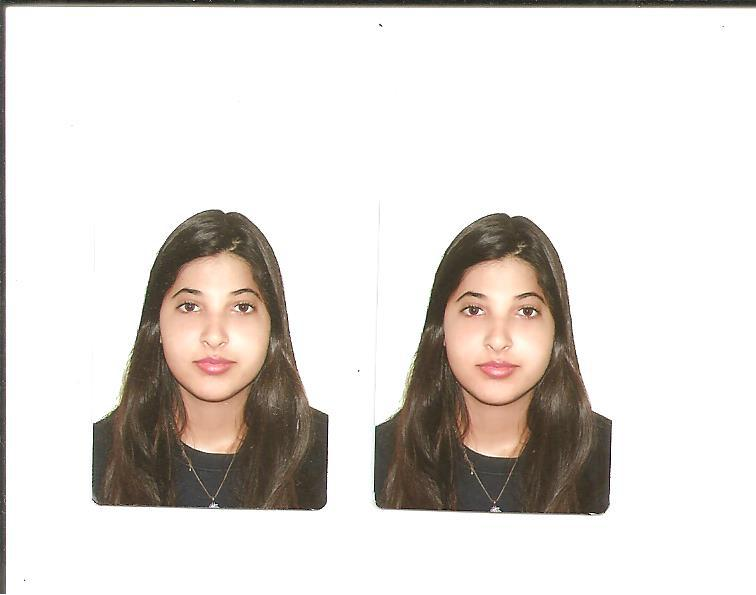
#> input picture backend/uploads/1759932971417_Foto3x4JPEG.jpg, 756 x 595 px
$ python gradcam_markers.py ../uploads/1759932971417_Foto3x4JPEG.jpg out.png
#> lines starting #> are read from the running program, lines starting #| are printed output that depends on the picture; after the words box and inside, x2 and y2 are one past the last pixel; in counts of white or black regions, pixels touching at a corner belong together
import cv2
import numpy as np
from PIL import Image
import json
import sys
import warnings

warnings.filterwarnings('ignore')

def preprocess_image(image_path):
    image = Image.open(image_path).convert('RGB')
    original_size = image.size
    return np.array(image), original_size

def generate_markers_from_image_processing(image_np, original_size):
    w, h = original_size
    markers_img = np.zeros((h, w, 3), dtype=np.uint8)

    # Lista para guardar os dados estruturados (JSON)
    markers_data = []

    COLOR_GREEN = (0, 255, 0)    # Objeto
    COLOR_RED = (0, 0, 255)      # Fundo

    obj_count = 0
    bg_count = 0

    try:
        # --- Lógica de Processamento (Mantida igual à anterior para brevidade) ---
        gray = cv2.cvtColor(image_np, cv2.COLOR_RGB2GRAY)
        blur = cv2.bilateralFilter(gray, 9, 75, 75)
        ret, thresh = cv2.threshold(blur, 0, 255, cv2.THRESH_BINARY_INV + cv2.THRESH_OTSU)

        kernel = np.ones((3,3), np.uint8)
        opening = cv2.morphologyEx(thresh, cv2.MORPH_OPEN, kernel, iterations=2)

        border_mean = (np.mean(opening[0,:]) + np.mean(opening[-1,:]) + \
                       np.mean(opening[:,0]) + np.mean(opening[:,-1])) / 4
        if border_mean > 127:
            opening = cv2.bitwise_not(opening)

        # --- 1. MARCADORES DE OBJETO (VERDE) ---
        dist_transform = cv2.distanceTransform(opening, cv2.DIST_L2, 5)
        ret, sure_fg = cv2.threshold(dist_transform, 0.5 * dist_transform.max(), 255, 0)
        sure_fg = np.uint8(sure_fg)
        contours, _ = cv2.findContours(sure_fg, cv2.RETR_EXTERNAL, cv2.CHAIN_APPROX_SIMPLE)

        for cnt in contours:
            if cv2.contourArea(cnt) > 10:
                M = cv2.moments(cnt)
                if M["m00"] != 0:
                    cx = int(M["m10"] / M["m00"])
                    cy = int(M["m01"] / M["m00"])

                    # Desenha (Visual)
                    cv2.circle(markers_img, (cx, cy), 4, COLOR_GREEN, -1)

                    # Salva Dado (JSON)
                    markers_data.append({
                        "x": cx,
                        "y": cy,
                        "label": "foreground", # ou "object"
                        "type": "point"
                    })
                    obj_count += 1

        # Fallback objeto (simplificado)
        if obj_count == 0:
            # ... (lógica de fallback igual) ...
            # Ao adicionar pontos no fallback, lembre de adicionar ao markers_data também!
            pass

        # --- 2. MARCADORES DE FUNDO (VERMELHO) ---
        sure_bg_area = cv2.dilate(opening, kernel, iterations=10)
        sure_bg_mask = cv2.bitwise_not(sure_bg_area)

        step_x = w // 8
        step_y = h // 8

        for y in range(step_y // 2, h, step_y):
            for x in range(step_x // 2, w, step_x):
                if bg_count >= 12: break

                if sure_bg_mask[y, x] == 255:
                    cv2.circle(markers_img, (x, y), 5, COLOR_RED, -1)
                    # Salva Dado (JSON)
                    markers_data.append({
                        "x": x,
                        "y": y,
                        "label": "background",
                        "type": "point"
                    })
                    bg_count += 1

        # Fallback fundo (simplificado)
        if bg_count < 4:
            corners = [(20, 20), (w-20, 20), (20, h-20), (w-20, h-20)]
            for x, y in corners:
                if np.all(markers_img[y, x] == 0):
                    cv2.circle(markers_img, (x, y), 10, COLOR_RED, -1)
                    markers_data.append({
                        "x": x, "y": y, "label": "background", "type": "point"
                    })
                    bg_count += 1

    except Exception as e:
        pass # Tratar erro

    # Retorna a imagem E os dados brutos
    return markers_img, markers_data, obj_count, bg_count

def generate_initial_markers(image_path, output_path):
#> called with image_path = '../uploads/1759932971417_Foto3x4JPEG.jpg', output_path = 'out.png'
    try:
        image_np, original_size = preprocess_image(image_path)
#> in preprocess_image, image is the input picture: PIL image 756x595 RGB; mean R, G, B 222.8, 217.8, 213.8
#> original_size = (756, 595)
        markers_img, markers_data, obj_count, bg_count = generate_markers_from_image_processing(image_np, original_size)
#> in generate_markers_from_image_processing, `w, h = original_size`: w = 756; h = 595
#> in generate_markers_from_image_processing, `gray = cv2.cvtColor(image_np, cv2.COLOR_RGB2GRAY)`:
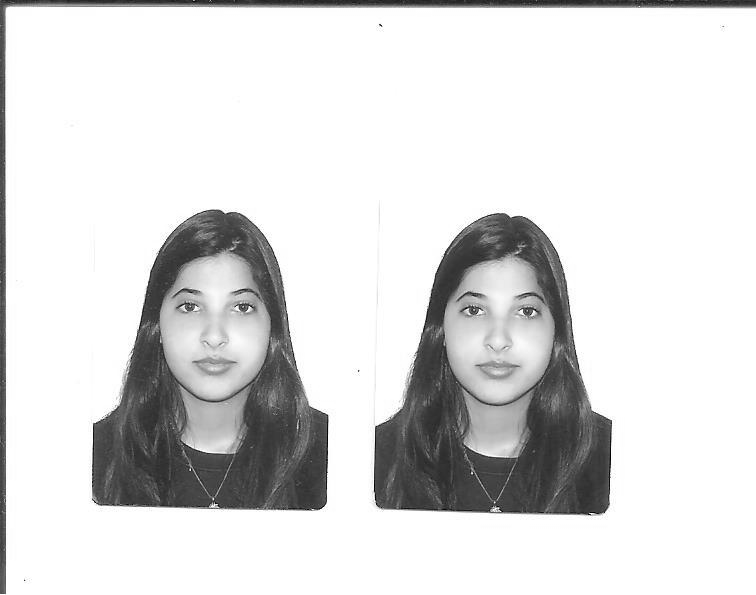
#> gray: shape (595, 756); min 0, max 255, mean 218.8
#> in generate_markers_from_image_processing, `ret, thresh = cv2.threshold(blur, 0, 255, cv2.THRESH_BINARY_INV + cv2...`:
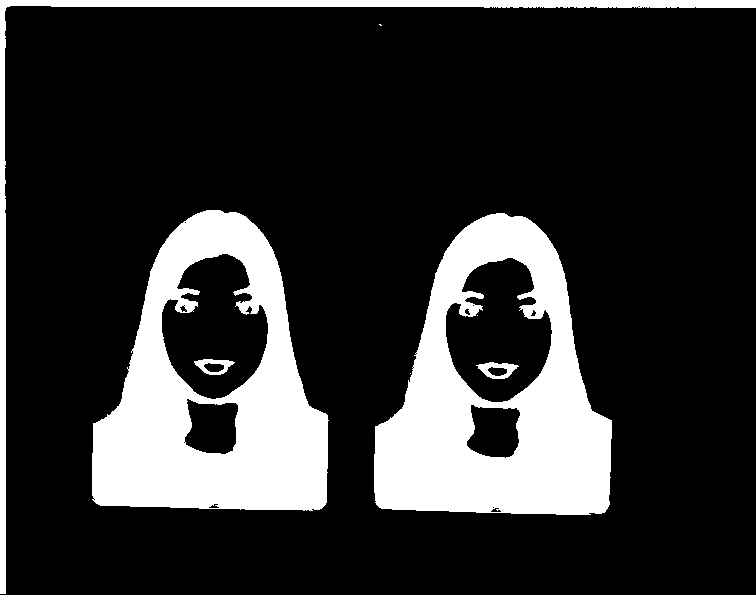
#> thresh: shape (595, 756); 19% white; 8 white regions (3 under 20 px), largest, box (x1, y1, x2, y2) and area: (374, 213, 612, 515) 38216, (92, 210, 329, 511) 37869, (0, 0, 756, 594) 8830, (476, 362, 519, 379) 356, (194, 359, 235, 375) 316
#> in generate_markers_from_image_processing, `ret, thresh = cv2.threshold(blur, 0, 255, cv2.THRESH_BINARY_INV + cv2...`: ret = 166
#> in generate_markers_from_image_processing, `opening = cv2.morphologyEx(thresh, cv2.MORPH_OPEN, kernel, iterations=2)`:
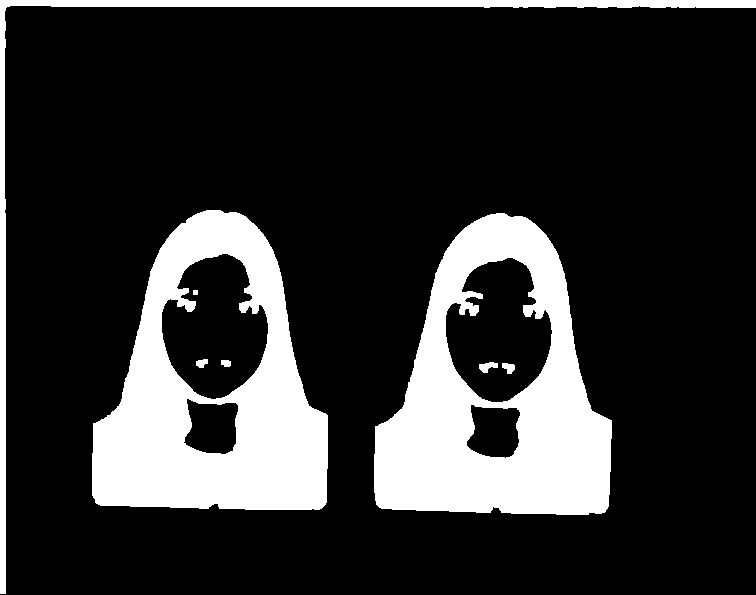
#> opening: shape (595, 756); 18.9% white; 8 white regions, largest, box (x1, y1, x2, y2) and area: (374, 213, 612, 515) 38052, (92, 210, 328, 510) 37636, (0, 0, 756, 594) 8761
#> in generate_markers_from_image_processing, `border_mean = (np.mean(opening[0,:]) + np.mean(opening[-1,:]) + \ np.m..`: border_mean = 128.2
#> in generate_markers_from_image_processing, `dist_transform = cv2.distanceTransform(opening, cv2.DIST_L2, 5)`:
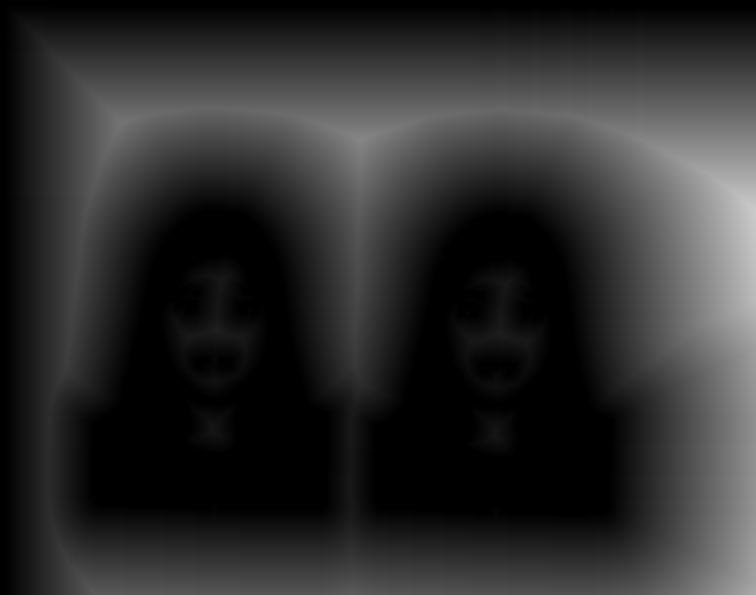
#> dist_transform: shape (595, 756) float32; min 0, max 203, mean 44.7
#> in generate_markers_from_image_processing, `ret, sure_fg = cv2.threshold(dist_transform, 0.5 * dist_transform.max(..`:
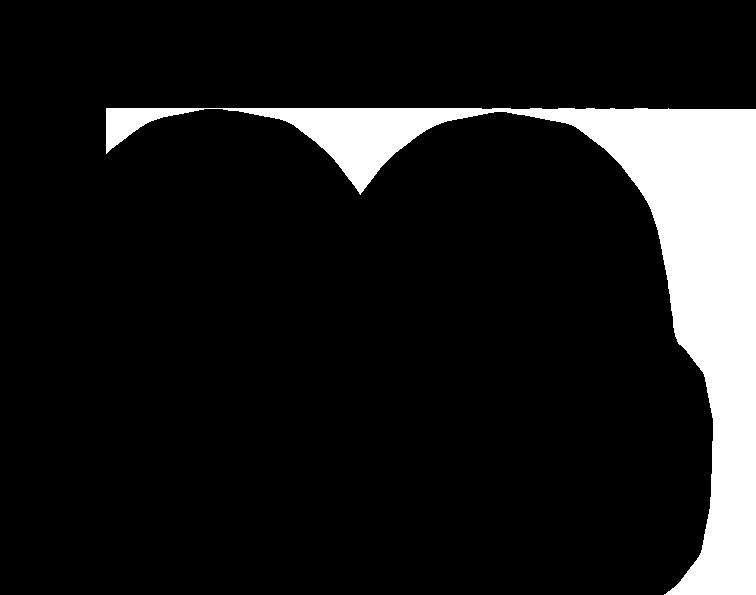
#> sure_fg: shape (595, 756) float32; 11.2% white; 1 white region, box (x1, y1, x2, y2) and area: (106, 108, 756, 595) 50189
#> in generate_markers_from_image_processing, `ret, sure_fg = cv2.threshold(dist_transform, 0.5 * dist_transform.max(..`: ret = 101.5
#> in generate_markers_from_image_processing, `sure_fg = np.uint8(sure_fg)`: sure_fg: shape (595, 756); 11.2% white; 1 white region
#> in generate_markers_from_image_processing, `contours, _ = cv2.findContours(sure_fg, cv2.RETR_EXTERNAL, cv2.CHAIN_A..`: contours = 1 contour; box (x1, y1, x2, y2) and area: (106, 108, 756, 595) 49071
#> the loop in generate_markers_from_image_processing, `for cnt in contours:` made 1 pass
#> (cx, cy, obj_count) on pass 1: (632, 262, 1)
#> after the loop in generate_markers_from_image_processing, `for cnt in contours:`: markers_data = 1 item; obj_count = 1
#> in generate_markers_from_image_processing, `sure_bg_area = cv2.dilate(opening, kernel, iterations=10)`:
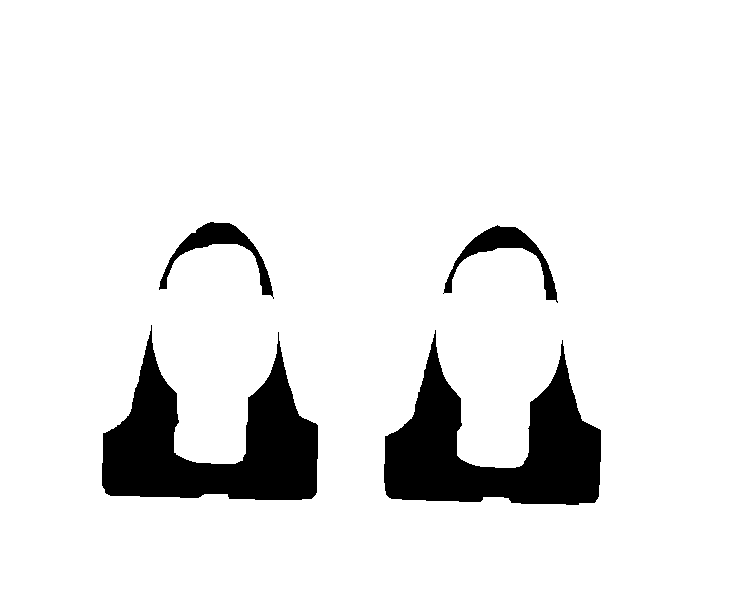
#> sure_bg_area: shape (595, 756); 91.2% white; 4 black regions, box (x1, y1, x2, y2) and area: (384, 330, 601, 505) 17920, (102, 325, 318, 500) 17779, (443, 225, 558, 303) 1991, (159, 222, 274, 299) 1938
#> in generate_markers_from_image_processing, `step_x = w // 8`: step_x = 94
#> in generate_markers_from_image_processing, `step_y = h // 8`: step_y = 74
#> after the loop in generate_markers_from_image_processing, `for y in range(step_y // 2, h, step_y):`:
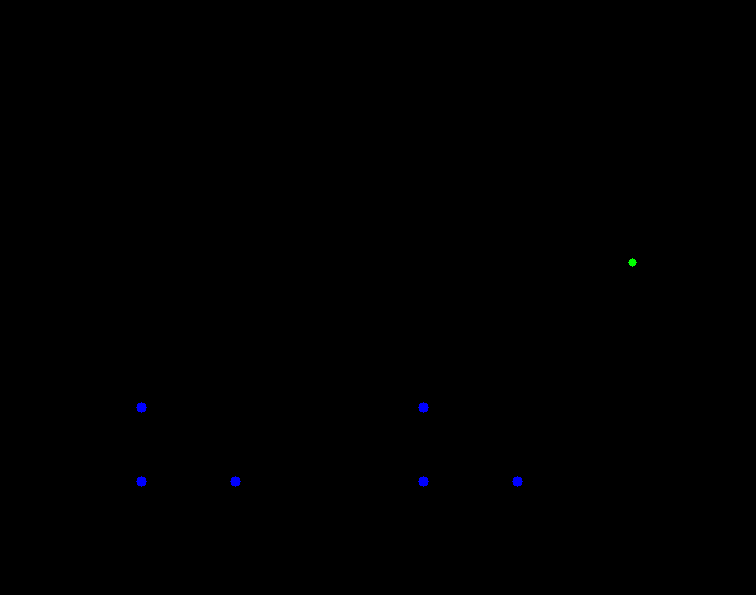
#> markers_img: shape (595, 756, 3); mean of channels 0, 1, 2 0, 0, 0.3; drawn as R, G, B
#> after the loop in generate_markers_from_image_processing, `for y in range(step_y // 2, h, step_y):`: bg_count = 6; markers_data = 7 items
#> markers_data = 7 items; obj_count = 1; bg_count = 6

        # Ainda salvamos a imagem visual para debug/cache se necessário,
        # mas o importante agora é o JSON
        cv2.imwrite(output_path, markers_img)

        result_data = {
            "image_size": original_size,
            "counts": {"object": obj_count, "background": bg_count},
            "points": markers_data  # <--- LISTA IMPORTANTE AQUI
        }

        return True, result_data

    except Exception as e:
        return False, str(e)

if __name__ == "__main__":
    # ... (boilerplate main igual, chamando generate_initial_markers) ...
    image_path = sys.argv[1]
    output_path = sys.argv[2]
    success, result = generate_initial_markers(image_path, output_path)
#> success = True; result = 3 items

    if success:
        # O JSON impresso agora contém a lista "points"
        print(json.dumps({"status": "success", "data": result}))
#> (printed output is left out)
    else:
        print(json.dumps({"status": "error", "message": result}))
